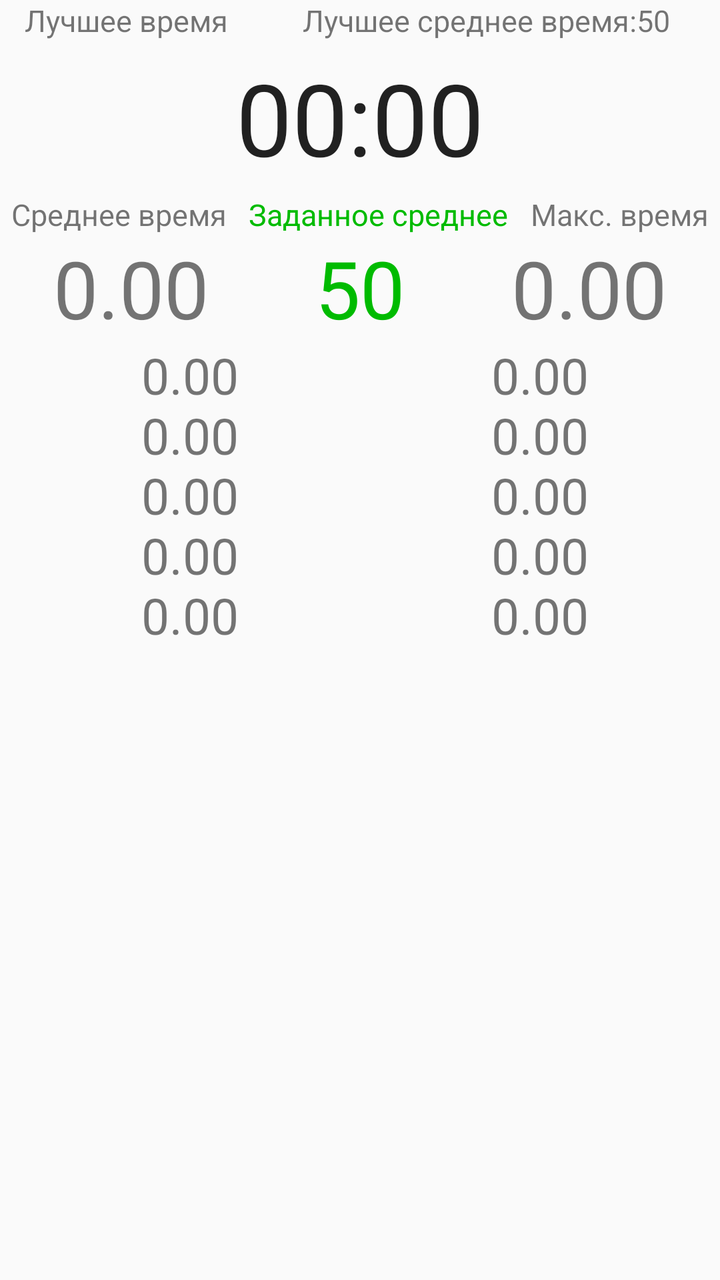
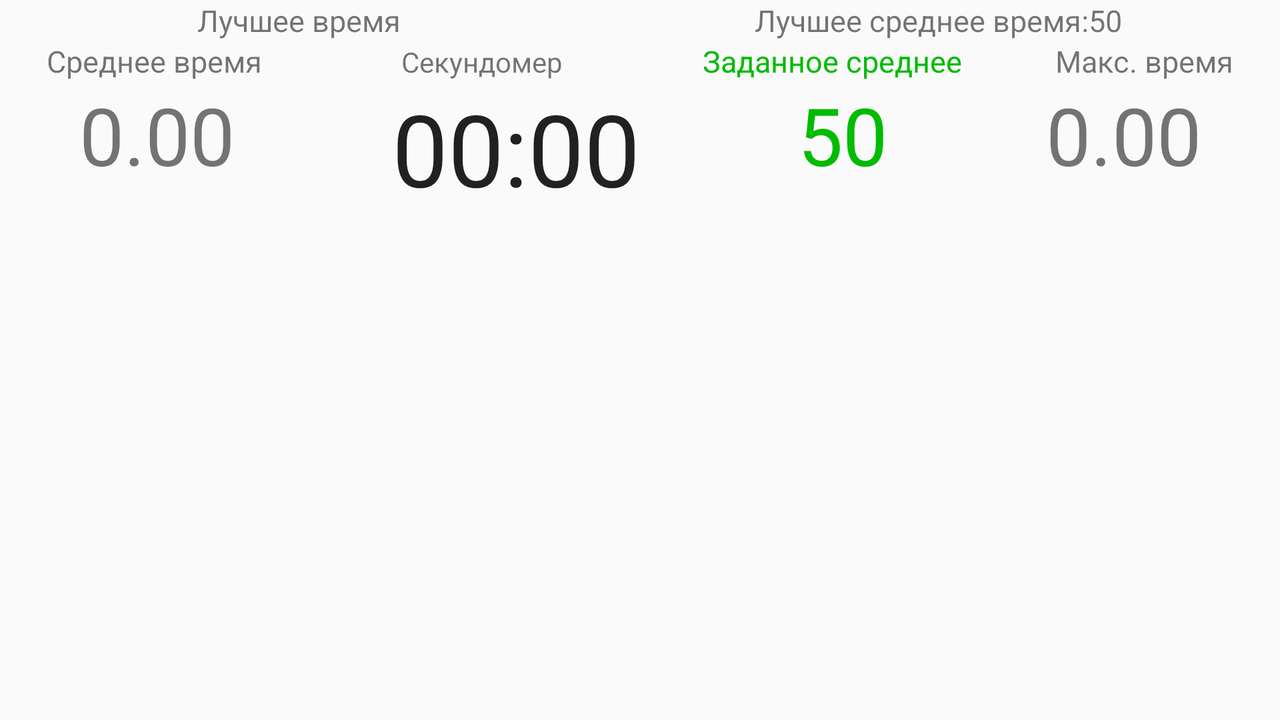

First picture: res/layout/ on a phone held upright. Second picture: the repository's own variant of that layout, on a device whose configuration matches the variant's folder. Source for both follows.
<!-- AndroidManifest.xml: application theme AppTheme -->
<!-- res/layout/activity_main.xml -->
<?xml version="1.0" encoding="utf-8"?>
<LinearLayout xmlns:android="http://schemas.android.com/apk/res/android"
    android:layout_width="match_parent"
    android:layout_height="match_parent"
    android:orientation="vertical">
    


    <LinearLayout
        android:orientation="horizontal"
        android:layout_width="match_parent"
        android:layout_height="wrap_content">

        <TextView
            android:text="Лучшее время"
            android:id="@+id/textView16"
            style="@style/small_text" />

        <TextView
            android:layout_width="wrap_content"
            android:layout_height="wrap_content"
            android:text="@string/the_best_average"
            android:id="@+id/textView17"
            style="@style/small_text"
            android:gravity="right" />

        <TextView
            android:text="50"
            android:id="@+id/textView19"
            style="@style/small_text"
            android:gravity="left" />
    </LinearLayout>

    <LinearLayout
        android:orientation="horizontal"
        android:layout_width="match_parent"
        android:layout_height="wrap_content"
        android:layout_gravity="center_horizontal"
        android:layout_margin="5dp">

        <Chronometer
            android:layout_width="wrap_content"
            android:layout_height="wrap_content"
            android:id="@+id/chronometer"
            android:textSize="50dp"
            android:layout_weight="1"
            android:layout_gravity="center_horizontal"
            android:gravity="center_horizontal" />

    </LinearLayout>

    <LinearLayout
        android:orientation="horizontal"
        android:layout_width="match_parent"
        android:layout_height="wrap_content">

        <TextView
            android:text="Среднее время"
            android:id="@+id/textView"
            style="@style/small_text" />

        <TextView
            android:text="Заданное среднее"
            android:textColor="@color/green"
            style="@style/small_text"
            android:id="@+id/textView14" />

        <TextView
            android:text="Макс. время"
            style="@style/small_text"
            android:id="@+id/textView15" />
    </LinearLayout>

    <LinearLayout
        android:orientation="horizontal"
        android:layout_width="match_parent"
        android:layout_height="wrap_content">

        <TextView
            style="@style/numbers"
            android:id="@+id/textView11"
            android:onClick="aboutAlert" />

        <TextView
            style="@style/numbers"
            android:textColor="@color/green"
            android:id="@+id/textView12"
            android:text="50"
            android:onClick="setAverageIWishAlert" />

        <TextView
            style="@style/numbers"
            android:id="@+id/textView13"
            />
    </LinearLayout>

    <LinearLayout
        android:orientation="horizontal"
        android:layout_width="match_parent"
        android:layout_height="wrap_content">

        <LinearLayout
            android:orientation="vertical"
            android:layout_width="match_parent"
            android:layout_height="match_parent"
            android:paddingLeft="10dp"
            android:layout_weight="1">

            <TextView
                style="@style/result_text"
                android:id="@+id/textView1"
                android:editable="false" />

            <TextView
                style="@style/result_text"
                android:id="@+id/textView2" />

            <TextView
                style="@style/result_text"
                android:id="@+id/textView3" />

            <TextView
                style="@style/result_text"
                android:id="@+id/textView4" />

            <TextView
                style="@style/result_text"
                android:id="@+id/textView5" />


        </LinearLayout>

        <LinearLayout
            android:orientation="vertical"
            android:layout_width="match_parent"
            android:layout_height="match_parent"
            android:layout_weight="1">

            <TextView
                style="@style/result_text"
                android:id="@+id/textView6" />

            <TextView
                style="@style/result_text"
                android:id="@+id/textView7" />

            <TextView
                style="@style/result_text"
                android:id="@+id/textView8" />

            <TextView
                style="@style/result_text"
                android:id="@+id/textView9" />

            <TextView
                style="@style/result_text"
                android:id="@+id/textView10" />

        </LinearLayout>
    </LinearLayout>

    <ImageButton
        android:layout_width="wrap_content"
        android:layout_height="wrap_content"
        android:background="@color/white"
        android:id="@+id/imageButton"
        android:src="@drawable/green_but2"
        android:layout_gravity="center_horizontal"
        android:onClick="bigButtonClick" />

</LinearLayout>
<!-- resources referenced by this layout -->
<resources>
  <color name="green">#00BB00</color>
  <color name="white">#FBFBFB</color>
  <string name="the_best_average">Лучшее среднее время: </string>
  <style name="numbers">
          <item name="android:layout_width">wrap_content</item>
          <item name="android:layout_height">wrap_content</item>
          <item name="android:textSize">40dp</item>
          <item name="android:padding">0dp</item>
          <item name="android:text">0.00</item>
          <item name="android:layout_weight">1</item>
          <item name="android:gravity">center_horizontal</item>
      </style>
  <style name="result_text">
          <item name="android:layout_width">wrap_content</item>
          <item name="android:layout_height">30dp</item>
          <item name="android:textSize">25dp</item>
          <item name="android:padding">0dp</item>
          <item name="android:text">0.00</item>
          <item name="android:layout_gravity">center_horizontal</item>
          </style>
  <style name="small_text">
          <item name="android:layout_width">wrap_content</item>
          <item name="android:layout_height">wrap_content</item>
          <item name="android:textSize">15dp</item>
          <item name="android:layout_weight">1</item>
          <item name="android:gravity">center_horizontal</item>
      </style>
  <style name="AppTheme" parent="Theme.AppCompat.Light.DarkActionBar">
          
          <item name="colorPrimary">@color/colorPrimary</item>
          <item name="colorPrimaryDark">@color/colorPrimaryDark</item>
          <item name="colorAccent">@color/colorAccent</item>
  
      </style>
  <color name="colorPrimary">#3F51B5</color>
  <color name="colorPrimaryDark">#303F9F</color>
  <color name="colorAccent">#FF4081</color>
</resources>
<!-- res/layout-land/activity_main.xml (the repository's variant of the layout above) -->
<!-- drawn on the phone turned sideways -->
<?xml version="1.0" encoding="utf-8"?>
<LinearLayout xmlns:android="http://schemas.android.com/apk/res/android"
    android:orientation="vertical" android:layout_width="match_parent"
    android:layout_height="match_parent">
    


    <LinearLayout
        android:orientation="horizontal"
        android:layout_width="match_parent"
        android:layout_height="wrap_content" >

    </LinearLayout>

    <LinearLayout
        android:orientation="horizontal"
        android:layout_width="match_parent"
        android:layout_height="wrap_content"
        android:layout_gravity="center_horizontal">

        <TextView
            style="@style/small_text"
            android:text="Лучшее время"
            android:id="@+id/textView16"
            android:layout_width="wrap_content"
            android:layout_height="wrap_content"
            android:layout_weight="5" />

        <TextView
            style="@style/small_text"
            android:layout_width="wrap_content"
            android:layout_height="wrap_content"
            android:text="@string/the_best_average"
            android:id="@+id/textView17"
            android:gravity="right"
            android:layout_weight="2" />

        <TextView
            style="@style/small_text"
            android:text="50"
            android:id="@+id/textView19"
            android:gravity="left"
            android:layout_width="wrap_content"
            android:layout_height="wrap_content"
            android:layout_weight="2" />
    </LinearLayout>

    <LinearLayout
        android:orientation="horizontal"
        android:layout_width="match_parent"
        android:layout_height="wrap_content" >

        <TextView
            style="@style/small_text"
            android:text="Среднее время"
            android:id="@+id/textView"
            android:layout_width="wrap_content"
            android:layout_height="wrap_content" />

        <TextView
            android:layout_width="wrap_content"
            android:layout_height="wrap_content"
            android:text="Секундомер"
            android:id="@+id/sek"
            android:layout_weight="2"
            android:textAlignment="center" />

        <TextView
            style="@style/small_text"
            android:text="Заданное среднее"
            android:textColor="@color/green"
            android:id="@+id/textView14"
            android:layout_width="wrap_content"
            android:layout_height="wrap_content" />

        <TextView
            style="@style/small_text"
            android:text="Макс. время"
            android:id="@+id/textView15"
            android:layout_width="wrap_content"
            android:layout_height="wrap_content" />
    </LinearLayout>

    <LinearLayout
        android:orientation="horizontal"
        android:layout_width="match_parent"
        android:layout_height="wrap_content" >

        <TextView
            style="@style/numbers"
            android:id="@+id/textView11"
            android:onClick="aboutAlert"
            android:layout_width="wrap_content"
            android:layout_height="wrap_content" />

        <Chronometer
            android:layout_width="wrap_content"
            android:layout_height="wrap_content"
            android:id="@+id/chronometer"
            android:textSize="50dp"
            android:layout_weight="1"
            android:layout_gravity="center_horizontal"
            android:gravity="center_horizontal" />

        <TextView
            style="@style/numbers"
            android:textColor="@color/green"
            android:id="@+id/textView12"
            android:text="50"
            android:onClick="setAverageIWishAlert"
            android:layout_width="wrap_content"
            android:layout_height="wrap_content" />

        <TextView
            style="@style/numbers"
            android:id="@+id/textView13"
            android:layout_width="wrap_content"
            android:layout_height="wrap_content" />
    </LinearLayout>

    <LinearLayout
        android:orientation="horizontal"
        android:layout_width="match_parent"
        android:layout_height="wrap_content">

        <LinearLayout
            android:orientation="vertical"
            android:layout_width="match_parent"
            android:layout_height="match_parent"
            android:paddingLeft="10dp"
            android:layout_weight="1" >

            <TextView
                style="@style/result_text"
                android:id="@+id/textView1"
                android:layout_width="wrap_content"
                android:layout_height="wrap_content" />

            <TextView
                style="@style/result_text"
                android:id="@+id/textView2"
                android:layout_width="wrap_content"
                android:layout_height="wrap_content" />

            <TextView
                style="@style/result_text"
                android:id="@+id/textView3"
                android:layout_width="wrap_content"
                android:layout_height="wrap_content" />

            <TextView
                style="@style/result_text"
                android:id="@+id/textView4"
                android:layout_width="wrap_content"
                android:layout_height="wrap_content" />

            <TextView
                style="@style/result_text"
                android:id="@+id/textView5"
                android:layout_width="wrap_content"
                android:layout_height="wrap_content" />
        </LinearLayout>

        <ImageButton
            android:layout_width="wrap_content"
            android:layout_height="wrap_content"
            android:background="@color/white"
            android:id="@+id/imageButton"
            android:src="@drawable/green_but2"
            android:layout_gravity="center_horizontal"
            android:onClick="bigButtonClick" />

        <LinearLayout
            android:orientation="vertical"
            android:layout_width="match_parent"
            android:layout_height="match_parent"
            android:layout_weight="1" >

            <TextView
                style="@style/result_text"
                android:id="@+id/textView6"
                android:layout_width="wrap_content"
                android:layout_height="wrap_content" />

            <TextView
                style="@style/result_text"
                android:id="@+id/textView7"
                android:layout_width="wrap_content"
                android:layout_height="wrap_content" />

            <TextView
                style="@style/result_text"
                android:id="@+id/textView8"
                android:layout_width="wrap_content"
                android:layout_height="wrap_content" />

            <TextView
                style="@style/result_text"
                android:id="@+id/textView9"
                android:layout_width="wrap_content"
                android:layout_height="wrap_content" />

            <TextView
                style="@style/result_text"
                android:id="@+id/textView10"
                android:layout_width="wrap_content"
                android:layout_height="wrap_content" />
        </LinearLayout>
    </LinearLayout>

</LinearLayout>
